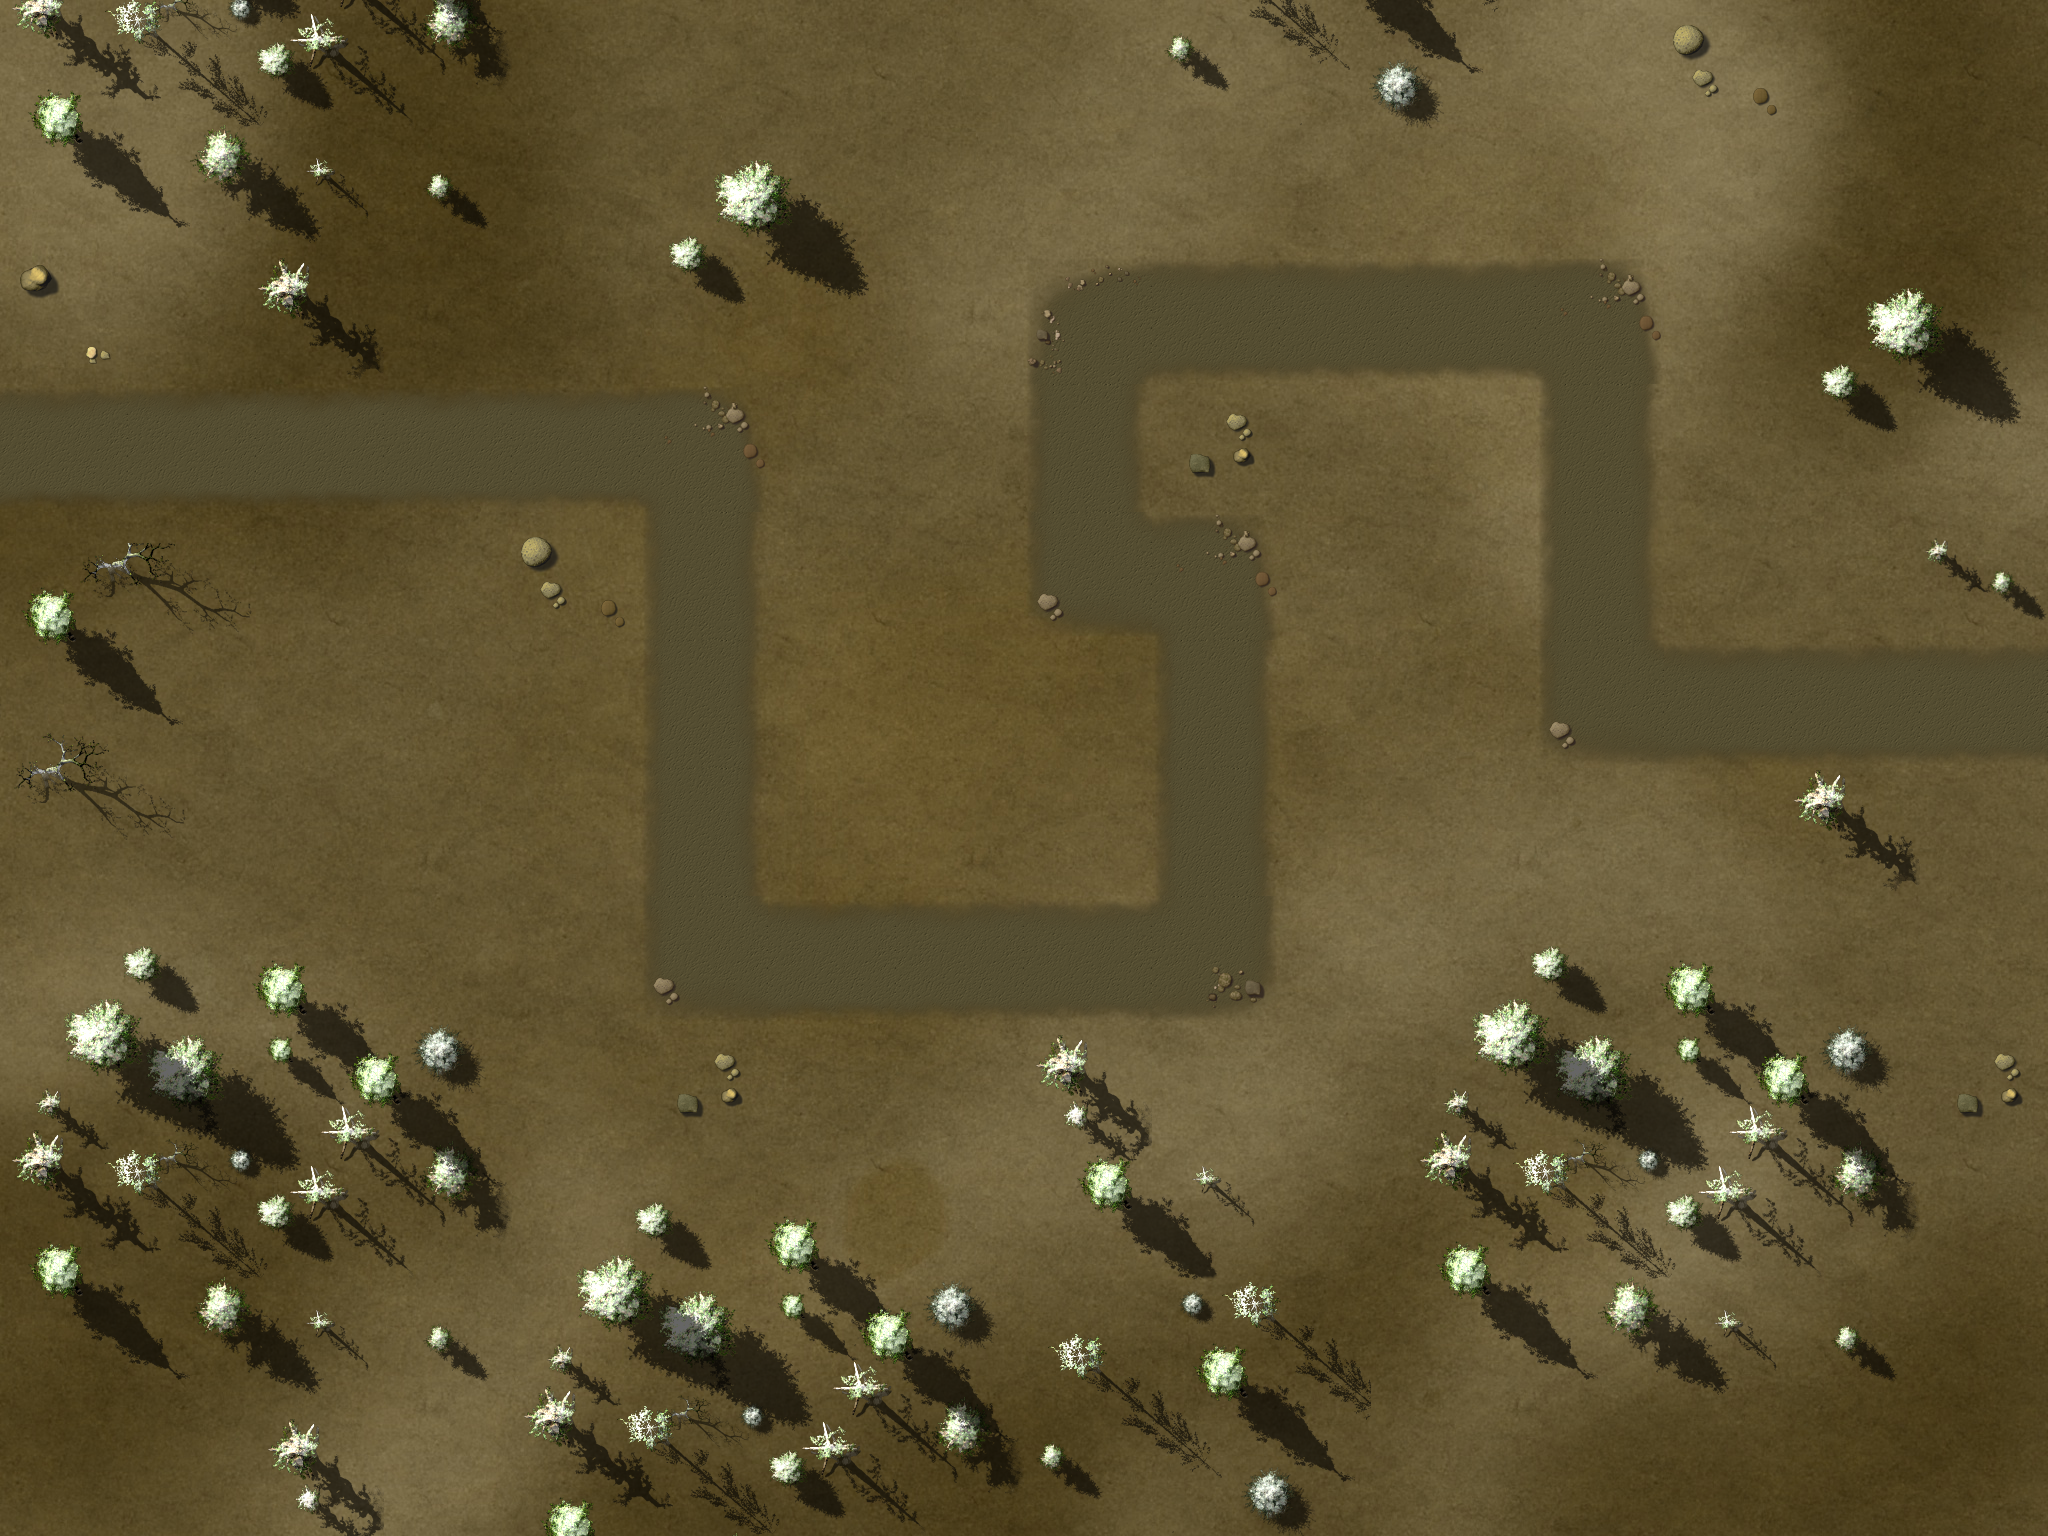

A 2D game scene composited from a Tiled map and its tileset images. What follows is a short description and the map's XML, with each tile layer's data collapsed to a summary:
An orthogonal 16x12 tile map with 128x128 px tiles, 4 tile layers (Ground, Objects1, Objects2, Path), 1 hidden layer not drawn, 3 tilesets and 16 objects.

<map version="1.0" orientation="orthogonal" width="16" height="12" tilewidth="128" tileheight="128">
 <properties>
<property name="wave01" value="1,1,1,2,4,4,1,1,1,4,1,2,1,2,1,1,4,4,1,1,2" />
<property name="wave02" value="10,10,10,10,10,2,10,1,1,4,2,4,1,10,10,10,10,10,10,4,2,1,1,1" />
<property name="wave03" value="1,1,10,3,4,1,10,10,10,10,10,2,10,10,1,1,4,2,4,1,1,1,1,1,4,2,10,10,10,10" />
<property name="wave04" value="1,1,1,1,4,1,1,1,1,4,1,1,1,4,1,1,1,2,1,1,3,10,10,10" />
<property name="wave05" value="2,2,10,10,10,4,4,4,1,1,1,10,10,3,10,10,10,10,10,10,2,10,10,2,2,10,10,10,2,2,10,10" />
<property name="wave06" value="4,4,2,10,10,10,1,1,1,1,1,10,10,10,4,4,2,10,10,10,2,1,1,1" />
<property name="wave07" value="1,1,1,1,10,10,10,2,4,2,4,1,1,1,10,10,10,10,1,1,1,2,2,4,4,2,10,10,10,10" />
<property name="wave08" value="1,1,1,1,2,1,1,4,4,2,1,1,1,1,1,4,4,1,1,1,2,1,1,4,4,1,4,3,3" />
<property name="wave09" value="4,4,4,2,2,4,1,4,2,1,3,1,1,1,1,10,10,10,10,10,10,10,10,1,4,5,5,6,1,1,1,4,1,4,4,1,1,1,2,1,1,1" />
<property name="wave10" value="2,10,10,10,10,10,10,4,1,4,4,10,10,10,10,1,1,1,1,1,1,1,1,1,1,1,1,5,5,4,2,2,10,10,10,4,1,4,2,1,1,1,1,10,10,100" />
<property name="wave11" value="1,1,1,1,3,1,1,1,5,5,1,1,1,5,5,5,4,4,4,2,2,1,1,1,1,2,3,1,1,1,3,3,1,1,1,1,1,2,1" />
<property name="wave12" value="5,5,5,1,1,1,10,3,3,10,10,10,10,5,10,10,10,3,5,5,5,10,10,10,10,1,1,5,5,5,10,10,6,6,1,1,5,5,10,10,5,2,1" />
<property name="wave13" value="3,10,10,10,1,6,1,6,1,1,6,2,1,1,1,5,5,10,10,10,10,1,1,1,1,1,5,5,10,10,10,3" />
<property name="wave14" value="5,5,1,1,1,5,5,5,2,2,1,1,7,7,7,7,7,7,7,8,1,1,1,2,3,2,4,4,4,5,5,1,1,1,2,1,2,3,5,5,5,1" />
<property name="wave15" value="1,4,4,1,1,3,1,1,1,1,4,1,4,1,4,4,1,4,5,2,6,1,1,1,6,1,10,6,5,5,5,5,1,1,1,1,1" />
<property name="wave16" value="10,10,10,10,10,10,10,10,10,10,10,10,10,10,10,10,6,6,6,1,1,6,10,10,4,4,10,10,10,10,10,10,10,10,10,10,10,10,10,10,10,10,10,10,10,10,10,10,10,10,10" />
<property name="wave17" value="10,10,10,10,1,10,1,8,1,1,8,8,10,1,10,10,10,1,1,1,1,10,4,4,4,10,10,10,1,1,1,10" />
<property name="wave18" value="1,1,5,5,1,1,5,5,7,7,7,7,1,1,6,1,1,1,5,5,4,4,4,3,2,1,2,1,1,1,5" />
<property name="wave19" value="7,7,6,7,7,2,10,10,10,10,10,3,7,7,2,10,10,10,5,5,5,5,3,3" />
<property name="wave20" value="3,8,1,1,5,5,7,7,7,7,7,7,7,7,7,5,5,6,1,1,6,1,1,6,5,6,5,3,1,1,1,1,5,5,5,7,101" />
<property name="wave21" value="6,10,10,10,10,10,2,10,10,2,10,10,6,10,10,2,10,10,10,10,10,10,10" />
<property name="wave22" value="1,2,1,1,1,2,10,3,3,10,10,2,10,10,1,1,2,2,1,1,5,5,5,6,6,6,1,1,1,10,10,10,10,10,2,2,1,1" />
<property name="wave23" value="5,5,6,6,1,1,1,1,1,1,2,2,7,7,7,7,8,1,1,6,6,1,1,1,10,10,10,10,4,1,2" />
<property name="wave24" value="11,11,11,3,3,11,11,11,11,11,3,3,9,9,9,1,5,1,6,1,1,2,2,1,1,8" />
<property name="wave25" value="2,2,1,6,1,1,4,4,4,5,5,5,9,9,9,9,9,1,1,1,5,1,3,6,6,1,1,1,1,1,8,1,1,5,1,8,2,2,1,1,3" />
 </properties>
 <tileset firstgid="1" name="ground" tilewidth="128" tileheight="128">
  <image source="tilesWorld1.png" width="2048" height="2048" />
 </tileset>
 <tileset firstgid="257" name="path" tilewidth="128" tileheight="128">
  <image source="path01.png" width="512" height="512" />
 </tileset>
 <tileset firstgid="273" name="ground" tilewidth="2048" tileheight="1536">
  <image source="ground1.jpg" width="2048" height="1536" />
 </tileset>
 <layer name="Ground" width="16" height="12">
  <data>[192 cells, 1 non-empty, 1 distinct tile ids]</data>
 </layer>
 <layer name="Objects1" width="16" height="12">
  <data>[192 cells, 79 non-empty, 35 distinct tile ids]</data>
 </layer>
 <layer name="Objects2" width="16" height="12">
  <data>[192 cells, 9 non-empty, 5 distinct tile ids]</data>
 </layer>
 <objectgroup name="Objects3" width="16" height="12" />
 <layer name="Path" width="16" height="12">
  <data>[192 cells, 30 non-empty, 6 distinct tile ids]</data>
 </layer>
 <objectgroup name="Locked" width="16" height="12">
  <object x="2432" y="256" />
  <object x="256" y="256" width="128" height="128" />
  <object x="0" y="0" width="2048" height="256" />
  <object x="0" y="1280" width="2048" height="256" />
  <object x="0" y="256" width="128" height="1024" />
  <object x="1920" y="256" width="128" height="1024" />
  <object x="128" y="512" width="128" height="128" />
  <object x="128" y="896" width="256" height="384" />
  <object x="384" y="1024" width="128" height="256" />
  <object x="640" y="1152" width="256" height="128" />
  <object x="1408" y="1024" width="512" height="256" />
  <object x="1792" y="256" width="128" height="128" />
  <object x="1536" y="896" width="256" height="128" />
  <object x="1792" y="768" width="128" height="128" />
  <object x="1024" y="1024" width="128" height="256" />
 </objectgroup>
 <objectgroup name="Waypoints" width="16" height="12">
  <object x="0" y="512">
   <polyline points="-136,-70 701,-68 700,440 1215,440 1218,65 1095,60 1092,-189 1600,-191 1600,189 2193,186" />
  </object>
 </objectgroup>
 <layer name="blendAdd" width="16" height="12" visible="0">
  <data>[192 cells, 0 non-empty, 0 distinct tile ids]</data>
 </layer>
</map>
